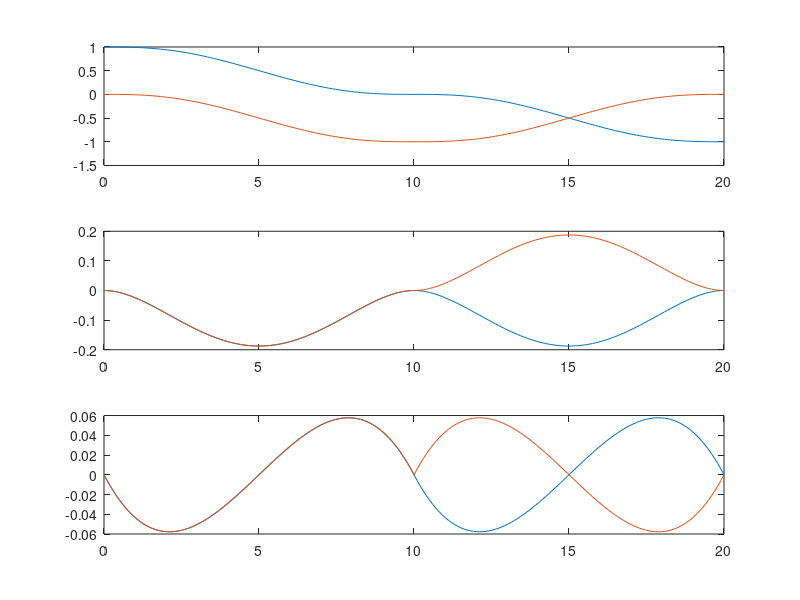

This chart was generated by the following MATLAB code: (Note: this script raises an error after producing the figure.)
%% Trajectory generation using quintic polynomials

%% One-dimensional case
% Defining the start and ending times
ts = 0; 
tf = 10;

S = @(ts, tf) [ts^5    ts^4    ts^3   ts^2 ts 1;
     tf^5    tf^4    tf^3   tf^2 tf 1;
     5*ts^4  4*ts^3  3*ts^2 2*ts 1  0;
     5*tf^4  4*tf^3  3*tf^2 2*tf 1  0;
     20*ts^3 12*ts^2 6*ts   2    0  0;
     20*tf^3 12*tf^2 6*tf   2    0  0];

pos = zeros(3, 3, 200);
% Desired boundary conditions for position, velocity and acceleration
ss = 0;
sf = 1;
sdots = 0;
sdotf = 0;
sddots = 0;
sddotf = 0;

bcond = [ss sf sdots sdotf sddots sddotf]';
A = S(ts,tf);
scoef = A\bcond;
sdotcoef = scoef(1:5)'.*[5 4 3 2 1];
sddotcoef = scoef(1:4)'.*[20 12 6 2];
t = linspace(ts, tf, 100);
s = polyval(scoef, t);
sdot = polyval(sdotcoef, t);
sddot = polyval(sddotcoef, t);

% Generating a multi-point trajectory
theta = 2*pi/4;
R = [cos(theta) -sin(theta); sin(theta) cos(theta)];
P = [1; 0];
p0 = P;
p1 = [0; -1];
p2 = [-1; 0];
p3 = [0; 1];
r0 = 0;
r1 = pi/4;
r2 = pi/2;

% p0 to p1
% First, x dimension
ss = p0(1);
sf = p1(1);
sdots = 0;
sdotf = 0;
sddots = 0;
sddotf = 0;
bcond = [ss sf sdots sdotf sddots sddotf]';
A = S(ts,tf);
scoef = A\bcond;
sdotcoef = scoef(1:5)'.*[5 4 3 2 1];
sddotcoef = scoef(1:4)'.*[20 12 6 2];
t = linspace(ts, tf, 100);
tg = t;
x = polyval(scoef, t);
xdot = polyval(sdotcoef, t);
xddot = polyval(sddotcoef, t);
% Now for y
ss = p0(2);
sf = p1(2);
sdots = 0;
sdotf = 0;
sddots = 0;
sddotf = 0;
bcond = [ss sf sdots sdotf sddots sddotf]';
A = S(ts,tf);
scoef = A\bcond;
sdotcoef = scoef(1:5)'.*[5 4 3 2 1];
sddotcoef = scoef(1:4)'.*[20 12 6 2];
y = polyval(scoef, t);
ydot = polyval(sdotcoef, t);
yddot = polyval(sddotcoef, t);

% Now for rho
ss = r0;
sf = r1;
sdots = 0;
sdotf = 0;
sddots = 0;
sddotf = 0;
bcond = [ss sf sdots sdotf sddots sddotf]';
A = S(ts,tf);
scoef = A\bcond;
sdotcoef = scoef(1:5)'.*[5 4 3 2 1];
sddotcoef = scoef(1:4)'.*[20 12 6 2];
rho = polyval(scoef, t);
rhodot = polyval(sdotcoef, t);
rhoddot = polyval(sddotcoef, t);

% p1 to p2
% X
ss = p1(1);
sf = p2(1);
sdots = 0;
sdotf = 0;
sddots = 0;
sddotf = 0;
bcond = [ss sf sdots sdotf sddots sddotf]';
A = S(tf,2*tf);
scoef = A\bcond;
sdotcoef = scoef(1:5)'.*[5 4 3 2 1];
sddotcoef = scoef(1:4)'.*[20 12 6 2];
t = linspace(tf, 2*tf, 100);
x = [x polyval(scoef, t)];
xdot = [xdot polyval(sdotcoef, t)];
xddot = [xddot polyval(sddotcoef, t)];
% Y
ss = p1(2);
sf = p2(2);
sdots = 0;
sdotf = 0;
sddots = 0;
sddotf = 0;
bcond = [ss sf sdots sdotf sddots sddotf]';
A = S(tf,2*tf);
scoef = A\bcond;
sdotcoef = scoef(1:5)'.*[5 4 3 2 1];
sddotcoef = scoef(1:4)'.*[20 12 6 2];
t = linspace(tf, 2*tf, 100);
y = [y polyval(scoef, t)];
ydot = [ydot polyval(sdotcoef, t)];
yddot = [yddot polyval(sddotcoef, t)];

% Y
ss = r1;
sf = r2;
sdots = 0;
sdotf = 0;
sddots = 0;
sddotf = 0;
bcond = [ss sf sdots sdotf sddots sddotf]';
A = S(tf,2*tf);
scoef = A\bcond;
sdotcoef = scoef(1:5)'.*[5 4 3 2 1];
sddotcoef = scoef(1:4)'.*[20 12 6 2];
t = linspace(tf, 2*tf, 100);
rho = [rho polyval(scoef, t)];
rhodot = [rhodot polyval(sdotcoef, t)];
rhoddot = [rhoddot polyval(sddotcoef, t)];

tg = [tg t];

subplot(3,1,1)
plot(tg, x, tg, y)
subplot(3,1,2)
plot(tg, xdot, tg, ydot)
subplot(3,1,3)
plot(tg, xddot, tg, yddot)

tform = SE2(0.5, -0.3, -pi/2);
sensor = zeros(3,3,200);
for i=1:200
    pos(:,:,i) = SE2(x(i), y(i), rho(i));
    sensor(:,:,i) = pos(:,:,i)*tform.T;
end

figure
ax = gca;
hold on;
axis([-3 3 -3 3]);
for i=1:200
    trplot2(pos(:,:,i), 'color', 'b');
    trplot2(sensor(:,:,i), 'color', 'r');
    axis equal
    pause(0.05)
    cla
end